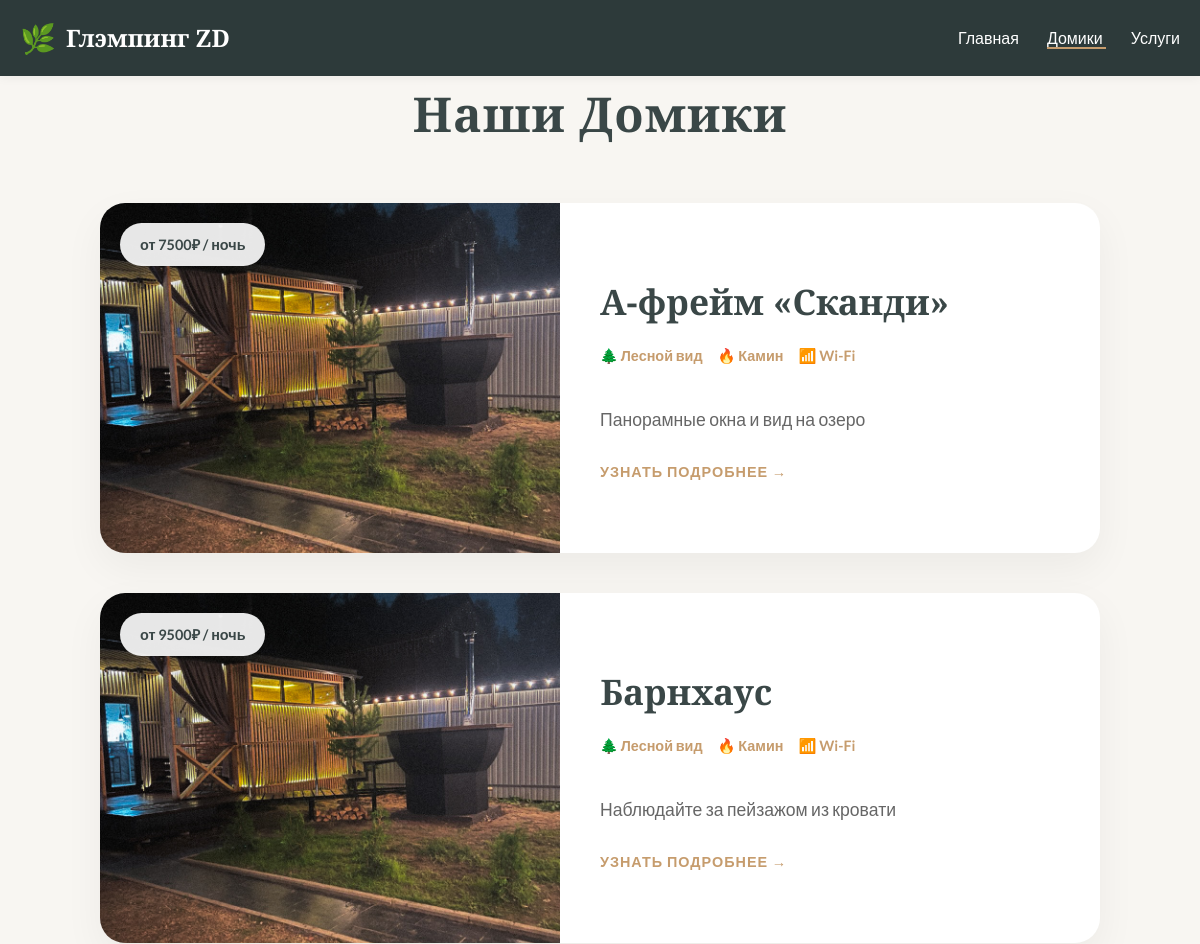
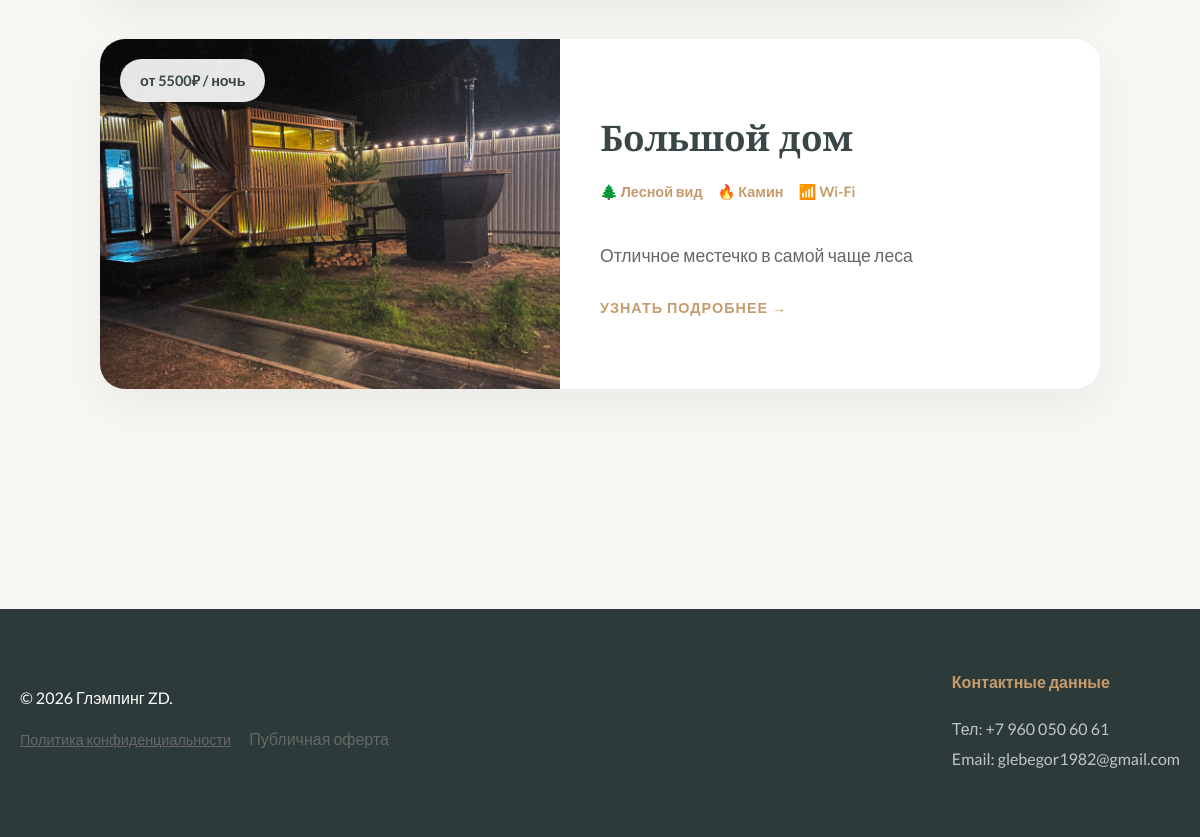
The app's page /houses with its own data (2 pictures, top to bottom).
### tables this page shows
CREATE TABLE houses (
            id INTEGER PRIMARY KEY AUTOINCREMENT,
            name TEXT NOT NULL,
            description TEXT,
            short_description TEXT,
            price_per_night INTEGER,
            features TEXT,
            image_url TEXT
        );

### app.py (the view)
@app.route('/houses')
def all_houses():
    conn = get_db_connection()
    houses = conn.execute('SELECT * FROM houses').fetchall()
    conn.close()
    return render_template('all_houses.html', houses=houses)

### app.py (called while the page is built)
def get_db_connection():
    conn = sqlite3.connect('glamping.db')
    conn.row_factory = sqlite3.Row  # Это позволяет обращаться к колонкам по именам: house['name']
    return conn

### templates/all_houses.html
{% extends 'base.html' %}
{% block content %}
<h1 style="text-align: center; font-family: var(--font-header); font-size: 3rem; margin-bottom: 50px;">Наши Домики</h1>
<div class="container" style="margin-top: 50px;">
    <div class="houses-list-vertical">
        {% for house in houses %}
        <a href="/house/{{ house['id'] }}" class="house-wide-card">
            <div class="wide-card-image" style="background-image: url('{{ house['image_url'] }}');">
                <div class="price-badge">от {{ house['price_per_night'] }}₽ / ночь</div>
            </div>
            <div class="wide-card-content">
                <h2 class="wide-card-title">{{ house['name'] }}</h2>
                <div class="wide-card-features">
                    <span>🌲 Лесной вид</span>
                    <span>🔥 Камин</span>
                    <span>📶 Wi-Fi</span>
                </div>
                <p class="wide-card-description">{{ house['short_description'] }}</p>
                <span class="wide-card-link">Узнать подробнее →</span>
            </div>
        </a>
        {% endfor %}
    </div>
</div>
{% endblock %}

### static/css/style.css (style rules this page uses)
:root { --bg-color: #f8f6f2; --text-main: #3a4747; --accent-wood: #c69c6d; --card-bg: #ffffff; --font-header: 'Playfair Display', serif; --font-text: 'Lato', sans-serif; }
* { box-sizing: border-box; }
body { font-family: var(--font-text); background-color: var(--bg-color); color: var(--text-main); margin: 0; padding: 0; line-height: 1.6; display: flex; flex-direction: column; align-items: center; }
.houses-list-vertical { display: flex; flex-direction: column; gap: 40px; margin-bottom: 100px; }
.house-wide-card { display: flex; background: white; border-radius: 25px; overflow: hidden; text-decoration: none; color: inherit; box-shadow: 0 15px 40px rgba(0,0,0,0.05); transition: transform 0.3s ease, box-shadow 0.3s ease; min-height: 350px; min-width: 1000px; }
.wide-card-image { flex: 1; background-size: cover; background-position: center; position: relative; min-width: 400px; }
.price-badge { position: absolute; top: 20px; left: 20px; background: rgba(255, 255, 255, 0.9); padding: 10px 20px; border-radius: 50px; font-weight: bold; color: var(--text-main); font-size: 0.9rem; }
.wide-card-content { flex: 1; padding: 40px; display: flex; flex-direction: column; justify-content: center; }
.wide-card-title { font-family: var(--font-header); font-size: 2.2rem; margin: 0 0 15px 0; color: var(--text-main); }
.wide-card-features { display: flex; gap: 15px; margin-bottom: 20px; font-size: 0.9rem; color: var(--accent-wood); font-weight: bold; }
.wide-card-description { font-size: 1.1rem; line-height: 1.7; color: #666; margin-bottom: 25px; }
.wide-card-link { font-weight: bold; color: var(--accent-wood); text-transform: uppercase; letter-spacing: 1px; font-size: 0.9rem; }
h1 { font-family: var(--font-header); font-size: 3.5rem; font-weight: 700; margin: 0 0 15px 0; letter-spacing: 1px; color: var(--text-main); }
.container { display: flex; flex-direction: row; justify-content: center; align-items: stretch; gap: 20px; max-width: 1200px; width: 95%; margin: 40px auto; flex-wrap: nowrap; }

### templates/base.html (style rules this page uses)
body, html { margin: 0; padding: 0; overflow-x: hidden; }

### records on screen
houses: image_url (picture), price_per_night "7500", name "А-фрейм «Сканди»", short_description "Панорамные окна и вид на озеро"
houses: image_url (picture), price_per_night "9500", name "Барнхаус", short_description "Наблюдайте за пейзажом из кровати"
houses: image_url (picture), price_per_night "5500", name "Большой дом", short_description "Отличное местечко в самой чаще леса"
